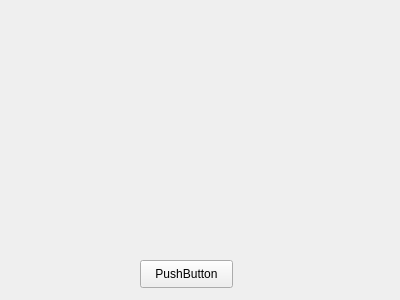
<?xml version="1.0" encoding="UTF-8"?>
<ui version="4.0">
 <class>Widget</class>
 <widget class="QWidget" name="Widget">
  <property name="geometry">
   <rect>
    <x>0</x>
    <y>0</y>
    <width>400</width>
    <height>300</height>
   </rect>
  </property>
  <property name="windowTitle">
   <string>Widget</string>
  </property>
  <widget class="QPushButton" name="pushButton">
   <property name="geometry">
    <rect>
     <x>140</x>
     <y>260</y>
     <width>93</width>
     <height>28</height>
    </rect>
   </property>
   <property name="text">
    <string>PushButton</string>
   </property>
  </widget>
 </widget>
 <layoutdefault spacing="6" margin="11"/>
 <resources/>
 <connections/>
</ui>
